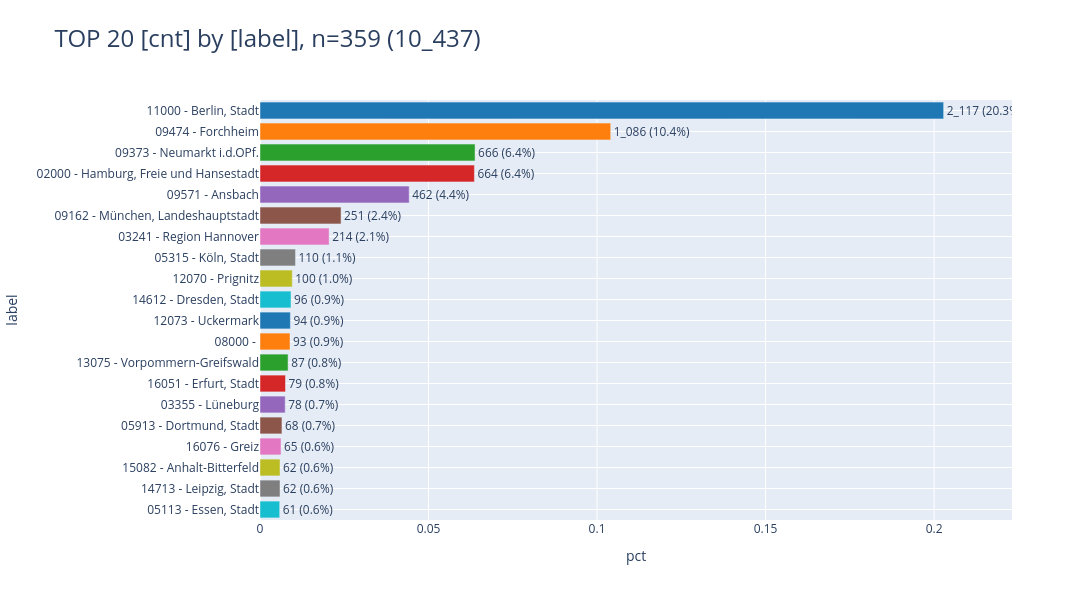

Write notebook code for a chart like this one.
### Markdown cell above
<br>

#### <a id='toc1_6_2_1_'></a>[Verteilung nach Inzidenzort](#toc0_)

### Code cell
def show_duplikate_ort(db_duplicates, caption: str):
    _df = (db_duplicates
        .filter("not (Inzidenzort is null or Lieferregister is null)")
        .aggregate("Inzidenzort, count(*) as cnt")
        .join(dim_landkreis, "Inzidenzort::int = code", "left")
        .project("concat(Inzidenzort, ' - ', name) as label, cnt")
        .to_df()
    )#.set_index("Inzidenzort")
    # _df
    print(f"🟧 🗄️ {caption}")
    pls.plot_bars(_df, orientation="h",top_n_index=20, sort_values=True, height=600)

show_duplikate_ort(db_duplicates_clin,"klin")

### Figure 1 — Plotly figure (JSON) as saved in the notebook; plotly's stock layout.template omitted (floating-point values rounded to 4 significant figures)
{"data": [{"error_y": {"thickness": 5}, "hovertemplate": "label=%{y}<br>pct=%{x}<br>cnt_pct_str=%{text}<extra></extra>", "legendgroup": "11000 - Berlin, Stadt", "marker": {"color": "#1F77B4", "pattern": {"shape": ""}}, "name": "11000 - Berlin, Stadt", "orientation": "h", "showlegend": true, "text": ["2_117 (20.3%)"], "textposition": "outside", "type": "bar", "x": [0.2028], "xaxis": "x", "y": ["11000 - Berlin, Stadt"], "yaxis": "y"}, {"error_y": {"thickness": 5}, "hovertemplate": "label=%{y}<br>pct=%{x}<br>cnt_pct_str=%{text}<extra></extra>", "legendgroup": "09474 - Forchheim", "marker": {"color": "#FF7F0E", "pattern": {"shape": ""}}, "name": "09474 - Forchheim", "orientation": "h", "showlegend": true, "text": ["1_086 (10.4%)"], "textposition": "outside", "type": "bar", "x": [0.1041], "xaxis": "x", "y": ["09474 - Forchheim"], "yaxis": "y"}, {"error_y": {"thickness": 5}, "hovertemplate": "label=%{y}<br>pct=%{x}<br>cnt_pct_str=%{text}<extra></extra>", "legendgroup": "09373 - Neumarkt i.d.OPf.", "marker": {"color": "#2CA02C", "pattern": {"shape": ""}}, "name": "09373 - Neumarkt i.d.OPf.", "orientation": "h", "showlegend": true, "text": ["666 (6.4%)"], "textposition": "outside", "type": "bar", "x": [0.06381], "xaxis": "x", "y": ["09373 - Neumarkt i.d.OPf."], "yaxis": "y"}, {"error_y": {"thickness": 5}, "hovertemplate": "label=%{y}<br>pct=%{x}<br>cnt_pct_str=%{text}<extra></extra>", "legendgroup": "02000 - Hamburg, Freie und Hansestadt", "marker": {"color": "#D62728", "pattern": {"shape": ""}}, "name": "02000 - Hamburg, Freie und Hansestadt", "orientation": "h", "showlegend": true, "text": ["664 (6.4%)"], "textposition": "outside", "type": "bar", "x": [0.06362], "xaxis": "x", "y": ["02000 - Hamburg, Freie und Hansestadt"], "yaxis": "y"}, {"error_y": {"thickness": 5}, "hovertemplate": "label=%{y}<br>pct=%{x}<br>cnt_pct_str=%{text}<extra></extra>", "legendgroup": "09571 - Ansbach", "marker": {"color": "#9467BD", "pattern": {"shape": ""}}, "name": "09571 - Ansbach", "orientation": "h", "showlegend": true, "text": ["462 (4.4%)"], "textposition": "outside", "type": "bar", "x": [0.04427], "xaxis": "x", "y": ["09571 - Ansbach"], "yaxis": "y"}, {"error_y": {"thickness": 5}, "hovertemplate": "label=%{y}<br>pct=%{x}<br>cnt_pct_str=%{text}<extra></extra>", "legendgroup": "09162 - München, Landeshauptstadt", "marker": {"color": "#8C564B", "pattern": {"shape": ""}}, "name": "09162 - München, Landeshauptstadt", "orientation": "h", "showlegend": true, "text": ["251 (2.4%)"], "textposition": "outside", "type": "bar", "x": [0.02405], "xaxis": "x", "y": ["09162 - München, Landeshauptstadt"], "yaxis": "y"}, {"error_y": {"thickness": 5}, "hovertemplate": "label=%{y}<br>pct=%{x}<br>cnt_pct_str=%{text}<extra></extra>", "legendgroup": "03241 - Region Hannover", "marker": {"color": "#E377C2", "pattern": {"shape": ""}}, "name": "03241 - Region Hannover", "orientation": "h", "showlegend": true, "text": ["214 (2.1%)"], "textposition": "outside", "type": "bar", "x": [0.0205], "xaxis": "x", "y": ["03241 - Region Hannover"], "yaxis": "y"}, {"error_y": {"thickness": 5}, "hovertemplate": "label=%{y}<br>pct=%{x}<br>cnt_pct_str=%{text}<extra></extra>", "legendgroup": "05315 - Köln, Stadt", "marker": {"color": "#7F7F7F", "pattern": {"shape": ""}}, "name": "05315 - Köln, Stadt", "orientation": "h", "showlegend": true, "text": ["110 (1.1%)"], "textposition": "outside", "type": "bar", "x": [0.01054], "xaxis": "x", "y": ["05315 - Köln, Stadt"], "yaxis": "y"}, {"error_y": {"thickness": 5}, "hovertemplate": "label=%{y}<br>pct=%{x}<br>cnt_pct_str=%{text}<extra></extra>", "legendgroup": "12070 - Prignitz", "marker": {"color": "#BCBD22", "pattern": {"shape": ""}}, "name": "12070 - Prignitz", "orientation": "h", "showlegend": true, "text": ["100 (1.0%)"], "textposition": "outside", "type": "bar", "x": [0.009581], "xaxis": "x", "y": ["12070 - Prignitz"], "yaxis": "y"}, {"error_y": {"thickness": 5}, "hovertemplate": "label=%{y}<br>pct=%{x}<br>cnt_pct_str=%{text}<extra></extra>", "legendgroup": "14612 - Dresden, Stadt", "marker": {"color": "#17BECF", "pattern": {"shape": ""}}, "name": "14612 - Dresden, Stadt", "orientation": "h", "showlegend": true, "text": ["96 (0.9%)"], "textposition": "outside", "type": "bar", "x": [0.009198], "xaxis": "x", "y": ["14612 - Dresden, Stadt"], "yaxis": "y"}, {"error_y": {"thickness": 5}, "hovertemplate": "label=%{y}<br>pct=%{x}<br>cnt_pct_str=%{text}<extra></extra>", "legendgroup": "12073 - Uckermark", "marker": {"color": "#1F77B4", "pattern": {"shape": ""}}, "name": "12073 - Uckermark", "orientation": "h", "showlegend": true, "text": ["94 (0.9%)"], "textposition": "outside", "type": "bar", "x": [0.009006], "xaxis": "x", "y": ["12073 - Uckermark"], "yaxis": "y"}, {"error_y": {"thickness": 5}, "hovertemplate": "label=%{y}<br>pct=%{x}<br>cnt_pct_str=%{text}<extra></extra>", "legendgroup": "08000 - ", "marker": {"color": "#FF7F0E", "pattern": {"shape": ""}}, "name": "08000 - ", "orientation": "h", "showlegend": true, "text": ["93 (0.9%)"], "textposition": "outside", "type": "bar", "x": [0.008911], "xaxis": "x", "y": ["08000 - "], "yaxis": "y"}, {"error_y": {"thickness": 5}, "hovertemplate": "label=%{y}<br>pct=%{x}<br>cnt_pct_str=%{text}<extra></extra>", "legendgroup": "13075 - Vorpommern-Greifswald", "marker": {"color": "#2CA02C", "pattern": {"shape": ""}}, "name": "13075 - Vorpommern-Greifswald", "orientation": "h", "showlegend": true, "text": ["87 (0.8%)"], "textposition": "outside", "type": "bar", "x": [0.008336], "xaxis": "x", "y": ["13075 - Vorpommern-Greifswald"], "yaxis": "y"}, {"error_y": {"thickness": 5}, "hovertemplate": "label=%{y}<br>pct=%{x}<br>cnt_pct_str=%{text}<extra></extra>", "legendgroup": "16051 - Erfurt, Stadt", "marker": {"color": "#D62728", "pattern": {"shape": ""}}, "name": "16051 - Erfurt, Stadt", "orientation": "h", "showlegend": true, "text": ["79 (0.8%)"], "textposition": "outside", "type": "bar", "x": [0.007569], "xaxis": "x", "y": ["16051 - Erfurt, Stadt"], "yaxis": "y"}, {"error_y": {"thickness": 5}, "hovertemplate": "label=%{y}<br>pct=%{x}<br>cnt_pct_str=%{text}<extra></extra>", "legendgroup": "03355 - Lüneburg", "marker": {"color": "#9467BD", "pattern": {"shape": ""}}, "name": "03355 - Lüneburg", "orientation": "h", "showlegend": true, "text": ["78 (0.7%)"], "textposition": "outside", "type": "bar", "x": [0.007473], "xaxis": "x", "y": ["03355 - Lüneburg"], "yaxis": "y"}, {"error_y": {"thickness": 5}, "hovertemplate": "label=%{y}<br>pct=%{x}<br>cnt_pct_str=%{text}<extra></extra>", "legendgroup": "05913 - Dortmund, Stadt", "marker": {"color": "#8C564B", "pattern": {"shape": ""}}, "name": "05913 - Dortmund, Stadt", "orientation": "h", "showlegend": true, "text": ["68 (0.7%)"], "textposition": "outside", "type": "bar", "x": [0.006515], "xaxis": "x", "y": ["05913 - Dortmund, Stadt"], "yaxis": "y"}, {"error_y": {"thickness": 5}, "hovertemplate": "label=%{y}<br>pct=%{x}<br>cnt_pct_str=%{text}<extra></extra>", "legendgroup": "16076 - Greiz", "marker": {"color": "#E377C2", "pattern": {"shape": ""}}, "name": "16076 - Greiz", "orientation": "h", "showlegend": true, "text": ["65 (0.6%)"], "textposition": "outside", "type": "bar", "x": [0.006228], "xaxis": "x", "y": ["16076 - Greiz"], "yaxis": "y"}, {"error_y": {"thickness": 5}, "hovertemplate": "label=%{y}<br>pct=%{x}<br>cnt_pct_str=%{text}<extra></extra>", "legendgroup": "14713 - Leipzig, Stadt", "marker": {"color": "#7F7F7F", "pattern": {"shape": ""}}, "name": "14713 - Leipzig, Stadt", "orientation": "h", "showlegend": true, "text": ["62 (0.6%)"], "textposition": "outside", "type": "bar", "x": [0.00594], "xaxis": "x", "y": ["14713 - Leipzig, Stadt"], "yaxis": "y"}, {"error_y": {"thickness": 5}, "hovertemplate": "label=%{y}<br>pct=%{x}<br>cnt_pct_str=%{text}<extra></extra>", "legendgroup": "15082 - Anhalt-Bitterfeld", "marker": {"color": "#BCBD22", "pattern": {"shape": ""}}, "name": "15082 - Anhalt-Bitterfeld", "orientation": "h", "showlegend": true, "text": ["62 (0.6%)"], "textposition": "outside", "type": "bar", "x": [0.00594], "xaxis": "x", "y": ["15082 - Anhalt-Bitterfeld"], "yaxis": "y"}, {"error_y": {"thickness": 5}, "hovertemplate": "label=%{y}<br>pct=%{x}<br>cnt_pct_str=%{text}<extra></extra>", "legendgroup": "05113 - Essen, Stadt", "marker": {"color": "#17BECF", "pattern": {"shape": ""}}, "name": "05113 - Essen, Stadt", "orientation": "h", "showlegend": true, "text": ["61 (0.6%)"], "textposition": "outside", "type": "bar", "x": [0.005845], "xaxis": "x", "y": ["05113 - Essen, Stadt"], "yaxis": "y"}], "layout": {"barmode": "relative", "height": 600, "legend": {"title": {"text": "label"}, "tracegroupgap": 0}, "showlegend": false, "title": {"font": {"size": 24}, "text": "TOP 20 [cnt] by [label], n=359 (10_437)", "xanchor": "left", "y": 0.95, "yanchor": "top"}, "width": 1600, "xaxis": {"anchor": "y", "domain": [0, 1], "dtick": 0.05, "gridwidth": 1, "range": [0, 0.2231], "showgrid": true, "title": {"text": "pct"}}, "yaxis": {"anchor": "x", "categoryarray": ["05113 - Essen, Stadt", "15082 - Anhalt-Bitterfeld", "14713 - Leipzig, Stadt", "16076 - Greiz", "05913 - Dortmund, Stadt", "03355 - Lüneburg", "16051 - Erfurt, Stadt", "13075 - Vorpommern-Greifswald", "08000 - ", "12073 - Uckermark", "14612 - Dresden, Stadt", "12070 - Prignitz", "05315 - Köln, Stadt", "03241 - Region Hannover", "09162 - München, Landeshauptstadt", "09571 - Ansbach", "02000 - Hamburg, Freie und Hansestadt", "09373 - Neumarkt i.d.OPf.", "09474 - Forchheim", "11000 - Berlin, Stadt"], "categoryorder": "total ascending", "domain": [0, 1], "gridwidth": 1, "showgrid": true, "title": {"text": "label"}}}}
